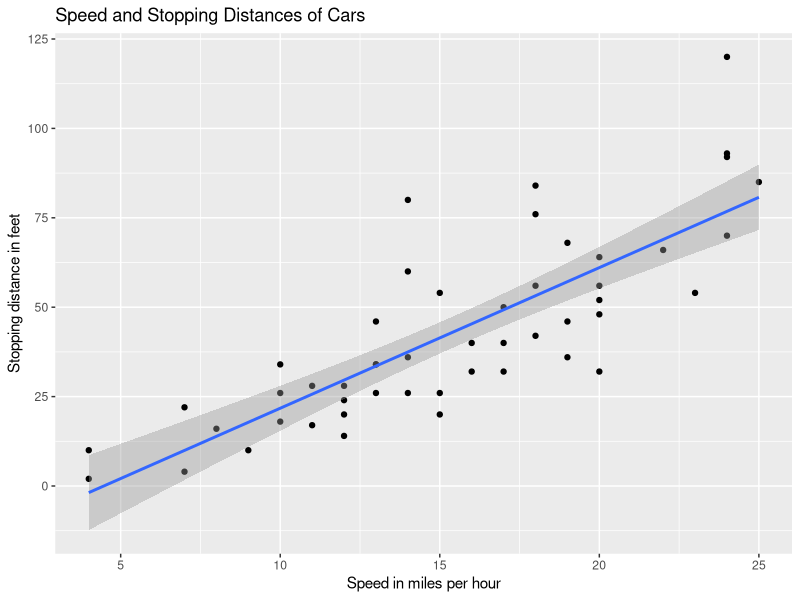

Here is the R script that generated this plot:
## ---- chunk 1
# This r chunk is used to set everything up. You can also analyse your data in here.
# You need to load everything we need for analysis.
# This includes the respective libraries
library(knitr)
library(ggplot2)

# Here is also the place where you can specify general settings.You need to load the library knitr to that first. 
opts_knit$set(eval.after = 'fig.cap')
# The next bit basically specifies that chunks are not echoed and that warnings, messages or plots/tables that are generated in chunk are not shown. 
opts_chunk$set(echo = FALSE, warning = FALSE, message = FALSE, include = FALSE)
# and of course the data.
data('cars')
# In this case, we will load an example data set.


# This chunk is basically a R script. So you are also able to copy your own R function in here to use them. I copied two of my functions (pValue and rValue) in here, which will later help to report the statistics. 
pValue <-function(x, sign = '='){
  if (inherits(x, "lm")){
    s <- summary.lm(x)
    x <- pf(s$fstatistic[1L], s$fstatistic[2L], s$fstatistic[3L], lower.tail = FALSE)
    if(x > 1){
      stop("There is no p-value greater than 1")
    } else if(x < 0.001){
      x.converted <- '< .001'
    } else{
      x.converted <- paste(sign,substr(as.character(round(x, 3)), 2,5))
    } 
  } else {
    if(x > 1){
      stop("There is no p-value greater than 1")
    } else if(x < 0.001){
      x.converted <- '< .001'
    } else{
      x.converted <- paste(sign,substr(as.character(round(x, 3)), 2,5))
    } 
  }
  return(x.converted)
}

rValue <-function(x){
  if (inherits(x, "lm")){
    r.squared <- summary(x)$r.squared
    x.converted <- paste('=',substr(as.character(round(r.squared, 3)), 2,5)) 
  } else {
    if (x < 0){
      x.converted <- paste('= -',substr(as.character(abs(round(x, 3))), 2,5), sep = '') 
    } else {
      x.converted <- paste('=',substr(as.character(abs(round(x, 3))), 2,5)) 
    }
  }
  return(x.converted) 
}

# You can do all of the analysis in this chunk, but you don't have to. 
## ---- chunk 2
result <- cor.test(~ speed + dist, data = cars)
## ---- chunk 3
ggplot(cars, aes(x = speed, y = dist)) + geom_point() + geom_smooth(method = 'lm') + labs(x = 'Speed in miles per hour', y = 'Stopping distance in feet', title = 'Speed and Stopping Distances of Cars')
cap <- paste('There is a significant correlation between the speed of a car and the distance it needs to stop, *r*', rValue(result$estimate),  ', *p*' , pValue(result$p.value),'.')
